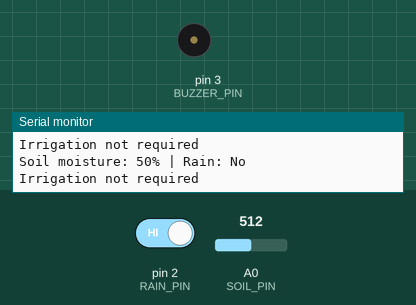
A sketch run on a simulated Arduino Uno, built with avr-gcc and run on an emulated ATmega328P. Parts: buzzer (waves = sounding, pin HIGH), the last lines printed to the serial monitor. The inputs (shaded band) are chosen by the test bench; at power-on: A0 (SOIL_PIN) = 512, pin 2 (RAIN_PIN) HIGH.

Above: at 1.8 s.
1.9 s: A0 (SOIL_PIN) set to 424
3.4 s: A0 (SOIL_PIN) set to 401
At 5.2 s:
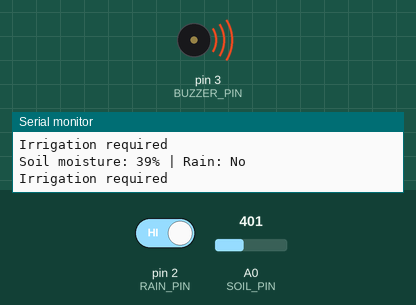
5.5 s: pin 2 (RAIN_PIN) driven LOW
At 6.8 s:
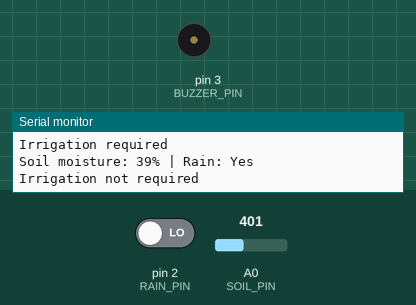
8.5 s: pin 2 (RAIN_PIN) driven HIGH
At 10.2 s:
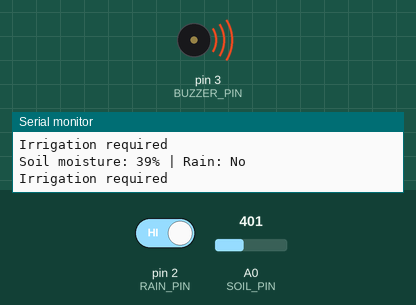
10.5 s: A0 (SOIL_PIN) set to 511
At 11.9 s:
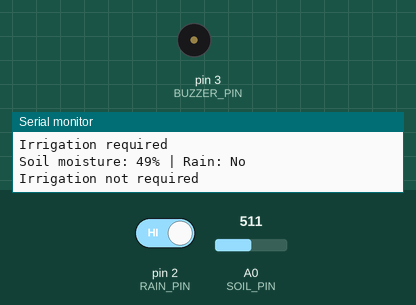
Timing chart, 0 to 13.5 s (numbered marks = the images above; inputs shaded):
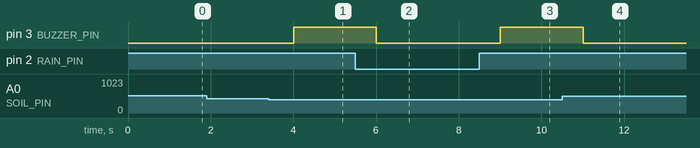

Measured:
- the behaviour switches between 410 and 409 on A0 (SOIL_PIN) (found by bisection; images 0 and 1)
- after the input at 3.4 s, pin 3 (BUZZER_PIN): LOW → HIGH after 0.60 s
- after the input at 5.5 s, pin 3 (BUZZER_PIN): HIGH → LOW after 0.51 s
- after the input at 8.5 s, pin 3 (BUZZER_PIN): LOW → HIGH after 0.51 s
- after the input at 10.5 s, pin 3 (BUZZER_PIN): HIGH → LOW after 0.51 s

The sketch:

04_smart_irrigation.ino
```cpp
// EXPERIMENT 4: Soil-moisture and rain irrigation indicator
// Soil sensor AO -> A0; rain sensor DO -> D2; active buzzer + -> D3, - -> GND.
// Calibrate DRY_RAW and WET_RAW for your sensor. The example is an indicator;
// it does not control a pump. Use a driver circuit for any motor or pump.
const uint8_t SOIL_PIN = A0;
const uint8_t RAIN_PIN = 2;
const uint8_t BUZZER_PIN = 3;
const int DRY_RAW = 0;   // Replace with measured reading in dry soil.
const int WET_RAW = 1023; // Replace with measured reading in wet soil.

void setup() {
  Serial.begin(9600);
  pinMode(RAIN_PIN, INPUT);
  pinMode(BUZZER_PIN, OUTPUT);
}

void loop() {
  int raw = analogRead(SOIL_PIN);
  int soilPercent = constrain(map(raw, DRY_RAW, WET_RAW, 0, 100), 0, 100);
  bool raining = digitalRead(RAIN_PIN) == LOW; // Common rain-module behavior; verify yours.

  Serial.print("Soil moisture: "); Serial.print(soilPercent);
  Serial.print("% | Rain: "); Serial.println(raining ? "Yes" : "No");
  bool irrigationNeeded = soilPercent < 40 && !raining;
  digitalWrite(BUZZER_PIN, irrigationNeeded ? HIGH : LOW);
  Serial.println(irrigationNeeded ? "Irrigation required" : "Irrigation not required");
  delay(1000);
}
```
